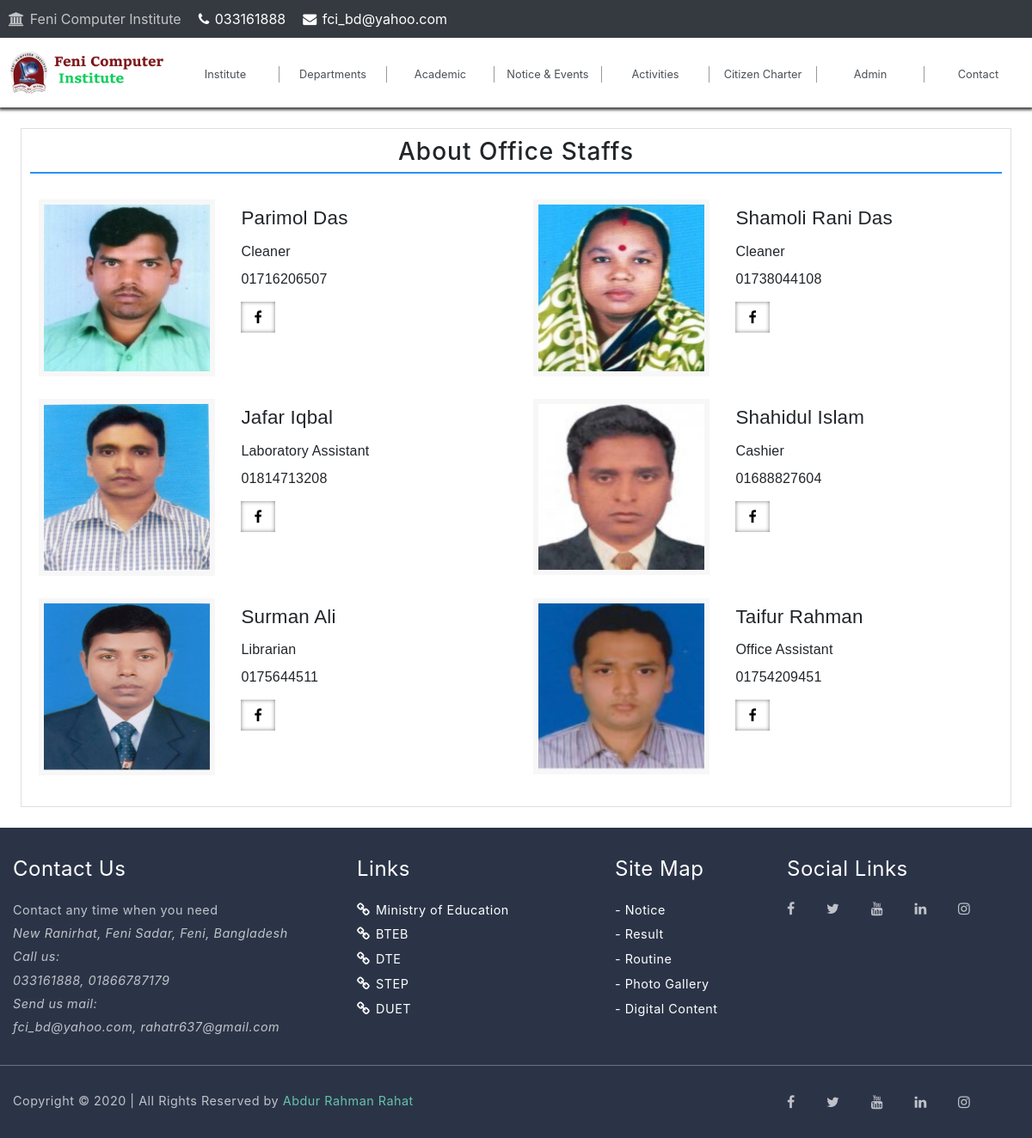
The app's page /office-staff with its own data.
### tables this page shows
CREATE TABLE `office_staff` (
  `id` int(3) NOT NULL,
  `name` varchar(100) NOT NULL,
  `designation` varchar(50) NOT NULL,
  `mobile` varchar(20) NOT NULL,
  `img` varchar(150) NOT NULL,
  `fb_id` varchar(255) NOT NULL
);

### index.php (called while the page is built, shortened)
<?php
	include("config/config.php");
	include("template/index.php");
?>

### config/config.php (called while the page is built)
<?php
	$base_url="http://localhost/fgci";?>

### includes/office-staff.php (the view)
<?php
	$sql = "SELECT * FROM office_staff WHERE 1";
	$query = mysqli_query($conn, $sql);
?>
<div class="card" style="border-radius: 0">
	<div class="card-header custom-card-header">
		<h3 class="text-center">About Office Staffs</h3>
	</div>
	<div class="card-body general-text office-staff" style="padding: 15px">
		<div class="row">
			<?php while($row = mysqli_fetch_object($query)){?>
			<div class="col-md-6 col-12 general-text mb-3">
				<div class="card">
					<div class="card-body">
						<div class="row">
							<div class="col-lg-5 col-md-6 col-sm-4 col-5">
								<img src="<?=$base_url?>/asset/images/<?=$row->img?>">
							</div>
							<div class="col-lg-7 col-md-6 col-sm-8 col-7 info">
								<span id="name"><?=$row->name?></span>
								<span><?=$row->designation?></span>
								<span><?=$row->mobile?></span>
								<div>
									<a href="<?=$row->fb_id?>"><i class="fa fa-facebook"></i></a>
								</div>
							</div>
						</div>
					</div>
				</div>
			</div>
		<?php }?>
		</div>
	</div>
</div>

### template/index.php (shortened to what this page needs)
<html lang="en">
	<head>
		<link rel="stylesheet" href="https://cdn.jsdelivr.net/npm/bootstrap@4.6.1/dist/css/bootstrap.min.css">
		<link rel="stylesheet" href="https://cdnjs.cloudflare.com/ajax/libs/font-awesome/4.7.0/css/font-awesome.min.css">
		<link rel="stylesheet" type="text/css" href="<?=$base_url?>/asset/css/style.css">
	</head>
	<body>
		<div class="container-fluid" style="padding: 0px;">
			<div class="small-screen">
				<?php include("includes/header-min.php"); ?>
			</div>
			<header class="sticky-top">
				<?php include("includes/header.php"); ?>
			</header>
			<content>
				<?php include("includes/content.php"); ?>
			</content>
			<footer>
				<?php include("includes/footer.php"); ?>
			</footer>
		</div>
	</body>
</html>

### includes/header-min.php
<div class="row header-min" style="margin: 0px; background: #343a40;">
	<a style="opacity: .7; color: white">
		<i class="fa fa-university"></i>
		<span style="cursor: default;">Feni Computer Institute</span>
	</a>
	<a href="tel:033161888">
		<i class="fa fa-phone"> </i>
		033161888
	</a>
	<a href="mailto:fci_bd@yahoo.com">
		<i class="fa fa-envelope"> </i>
		fci_bd@yahoo.com
	</a>
</div>

### includes/header.php (shortened to what this page needs)
<div class="row" style="margin: 0px">
	<div class="col-12 d-none d-lg-block" style="padding: 0px">
		<?php include("includes/menu.php"); ?>
	</div>
</div>

### includes/menu.php (shortened to what this page needs)
<div style="box-shadow: 0px 2px 3px 1px #4a4a4a;">
	<div class="row" style="margin: 0px;">
		<div class="col-lg-2 col-xl-2" style="padding: 0px; background: #fff">
			<div class="logo">
				<a href="<?=$base_url?>">
					<img src="<?=$base_url?>/asset/images/logoFci.png" class="img-fluid">
				</a>
			</div>
		</div>
		<div class="col-lg-10 col-xl-10" style="padding: 0px">
			<div class="list-group flex-row text-center">
				<div class="dropdown list-group-item list-group-item-action li-custom custom-dropdown" id="show">
					<span>
						Institute
					</span>
				</div>
				<div class="dropdown list-group-item list-group-item-action li-custom custom-dropdown" id="show">
					<span>
						Departments
					</span>
				</div>
				<div class="dropdown list-group-item list-group-item-action li-custom custom-dropdown" id="show">
					<span>
						Academic
					</span>
				</div>
				<div class="dropdown list-group-item list-group-item-action li-custom custom-dropdown" id="show">
					<span>
						Notice & Events
					</span>
				</div>
				<div class="dropdown list-group-item list-group-item-action li-custom custom-dropdown" id="show">
					<span>
						Activities
					</span>
				</div>
				<a href="<?=$base_url?>/citizen-charter" class="list-group-item list-group-item-action li-custom"><span>Citizen Charter</span></a>
				<a href="<?=$base_url?>/admin" class="list-group-item list-group-item-action li-custom"><span>Admin</span></a>
				<a href="<?=$base_url?>/contact" class="list-group-item list-group-item-action li-custom"><span style="border-right: none">Contact</span></a>
			</div>
		</div>
	</div>
</div>

### includes/content.php
<?php
	$url = $_SERVER["REQUEST_URI"];
	$url_mid = explode("?", $url);
	$url_segment = explode("/", $url_mid[0]);
if(strpos($url_mid[0], '.php')){?>
	<div style="margin-top: 2%;"></div>
		<?php include("includes/default.php");?>
		<div style="margin-top: 2%;"></div>
	<?php }elseif (!empty($url_segment[2])) {?>
		<?php if($url_segment[2]=="admin"){?>
			<?php if(!empty($url_segment[3])){
				include("includes/$url_segment[3].php");
			}else{
				include("includes/dashboard.php");
			}
		}else{?>
			<div style="margin: 2%">
			<?php include("includes/$url_segment[2].php");?>
			</div>
		<?php }
	}else{
		include("includes/home.php");
	}
?>

### includes/footer.php
<div class="row" style="margin: 0px">
	<div class="col-12" style="padding: 0px">
		<?php include("includes/contact-footer.php"); ?>
	</div>
	<div class="col-12" style="padding: 0px">
		<?php include("includes/copyright.php"); ?>
	</div>
</div>

### includes/contact-footer.php
<div class="contact-footer">
	<div class="row" style="margin: 0">
		<div class="col-md-4 col-6">
			<p>Contact Us</p>
			<span style="margin-bottom: 10px; font-style: normal;">Contact any time when you need</span><br>
			<span>New Ranirhat, Feni Sadar, Feni, Bangladesh</span><br>
			<span>Call us: </span><br>
			<span>033161888, 01866787179</span><br>
			<span>Send us mail: </span><br>
			<span>fci_bd@yahoo.com, rahatr637@gmail.com</span>
		</div>
		<div class="col-md-3 col-6 link">
			<p>Links</p>
			<a href="http://www.moedu.gov.bd" target="blank">
				<i class="fa fa-link"></i>
				<span>Ministry of Education</span>
			</a><br>
			<a href="http://www.bteb.gov.bd" target="blank">
				<i class="fa fa-link"></i>
				<span>BTEB</span>
			</a><br>
			<a href="http://www.techedu.gov.bd" target="blank">
				<i class="fa fa-link"></i>
				<span>DTE</span>
			</a><br>
			<a href="http://www.step-dte.gov.bd" target="blank">
				<i class="fa fa-link"></i>
				<span>STEP</span>
			</a><br>
			<a href="http://www.duet.ac.bd" target="blank">
				<i class="fa fa-link"></i>
				<span>DUET</span>
			</a>
		</div>
		<div class="col-xl-2 col-lg-2 col-md-2 col-6">
			<div class="site-map">
				<p>Site Map</p>
				<a href="<?=$base_url?>/notice-all"><span>- Notice</span></a><br>
				<a href="<?=$base_url?>/result"><span>- Result</span></a><br>
				<a href="<?=$base_url?>/routine"><span>- Routine</span></a><br>
				<a href="<?=$base_url?>/photo-all"><span>- Photo Gallery</span></a><br>
				<a href="https://drive.google.com/drive/folders/1T-KuTogPmmYVoBpabOHfwjyvnTftUs5m?usp=sharing" target="blank"><span>- Digital Content</span></a><br>
			</div>
		</div>
		<div class="col-md-3 col-6">
			<div class="social-links">
				<p>Social Links</p>
				<a href="#" target="blank" style="margin: 0"><i class="fa fa-facebook"></i></a>
				<a href="#" target="blank"><i class="fa fa-twitter"></i></a>
				<a href="#" target="blank"><i class="fa fa-youtube"></i></a>
				<a href="#" target="blank"><i class="fa fa-linkedin"></i></a>
				<a href="#" target="blank"><i class="fa fa-instagram"></i></a>
			</div>
		</div>
	</div>
</div>

### includes/copyright.php
<div class="copyright">
	<div class="row" style="margin: 0">
		<div class="col-md-9 col-12 copy">
			<span style="cursor: default;">
				Copyright &copy; 2020 | All Rights Reserved by
				<a href="https://www.facebook.com/rahat.fci" target="blank" style="color: aquamarine">Abdur Rahman Rahat</a>
			</span>
		</div>
		<div class="col-md-3 col-12">
			<div class="social-links">
				<a href="https://www.facebook.com/rahat.fci" target="blank" style="margin: 0"><i class="fa fa-facebook"></i></a>
				<a href="#" target="blank"><i class="fa fa-twitter"></i></a>
				<a href="#" target="blank"><i class="fa fa-youtube"></i></a>
				<a href="#" target="blank"><i class="fa fa-linkedin"></i></a>
				<a href="#" target="blank"><i class="fa fa-instagram"></i></a>
			</div>
		</div>
	</div>
</div>

### asset/css/style.css (style rules this page uses)
.header-min>a { padding:10px; margin: 0; color: white; }
.header-min i { padding-right: 2px; cursor: pointer; }
.li-custom.list-group-item { border: none; padding: 2.88% 0px; border-top: 4px solid #fff; white-space: nowrap; margin: 0px; transition: all, .4s ease-out; cursor: pointer; }
.li-custom.list-group-item span { width: 100%; display: block; border-right: 1px solid rgba(0,0,0, .4); font-size: 90%; }
.li-custom.list-group-item:first-child { border-top-left-radius: 0; border-top-right-radius: 0; }
.li-custom.list-group-item:last-child { border-bottom-left-radius: 0; border-bottom-right-radius: 0; border-right: 0; }
.logo { padding: 8% 0px; margin-left: 5px; }
@media only screen and (min-width: 992px) and (max-width: 1200px) { .li-custom.list-group-item span { font-size: 80%; } }
.office-staff .card { border: 0; }
.office-staff .card-body { padding: 5px; }
.office-staff img { padding: 6px; background: #f7f7f7; width: 100%; height: auto; }
.info { font-family: sans-serif; padding-right: 0 !important; }
.info #name { font-size: 140%; }
.info a { color: black; }
.info div { margin-top: 10px; padding: 10px 15px; display: inline-block; text-align: center; box-shadow: 0 0 5px rgba(0,0,0,.5) inset; }
.card .custom-card-header { cursor: default; border: 0; background: #fff; border-radius: 0 !important; padding-bottom: 0; padding: 10px; }
.custom-card-header h3 { padding-bottom: 7px; margin-bottom: 0; border-bottom: 2.5px solid #2991f6; letter-spacing: 1; }
.general-text { line-height: 2; letter-spacing: .2; }
.general-text span { display: block; }
.contact-footer { padding: 30px 0px; background: #2B3447; color: white }
.contact-footer span { opacity: .7; font-size: 90%; font-style: italic; letter-spacing: .5; line-height: 1.9; }
.site-map span { opacity: 1; font-style: normal; color: white; line-height: 2; white-space: nowrap; }
.contact-footer p { font-size: 1.5rem; letter-spacing: .5; cursor: default; white-space: nowrap; }
.link i { color: white; }
.link a { white-space: nowrap; }
.link span { color: white; opacity: 1; font-style: normal; font-size: 90%; line-height: 2; padding-left: 1%; }
.social-links { cursor: default; }
.social-links i { color: white; opacity: .7; }
.social-links a { margin-left: 12%; }
.copyright { padding: 30px 0px; border-top: 1px solid rgba(255,255,255, .3); background: #2B3447; }
.copyright span { color: white; opacity: .7; font-size: 90%; transition: all, .3s; letter-spacing: .5; }

### records on screen
office_staff: img (picture), name "Parimol Das", designation "Cleaner", mobile "01716206507"
office_staff: img (picture), name "Shamoli Rani Das", designation "Cleaner", mobile "01738044108"
office_staff: img (picture), name "Jafar Iqbal", designation "Laboratory Assistant", mobile "01814713208"
office_staff: img (picture), name "Shahidul Islam", designation "Cashier", mobile "01688827604"
office_staff: img (picture), name "Surman Ali", designation "Librarian", mobile "0175644511"
office_staff: img (picture), name "Taifur Rahman", designation "Office Assistant", mobile "01754209451"
